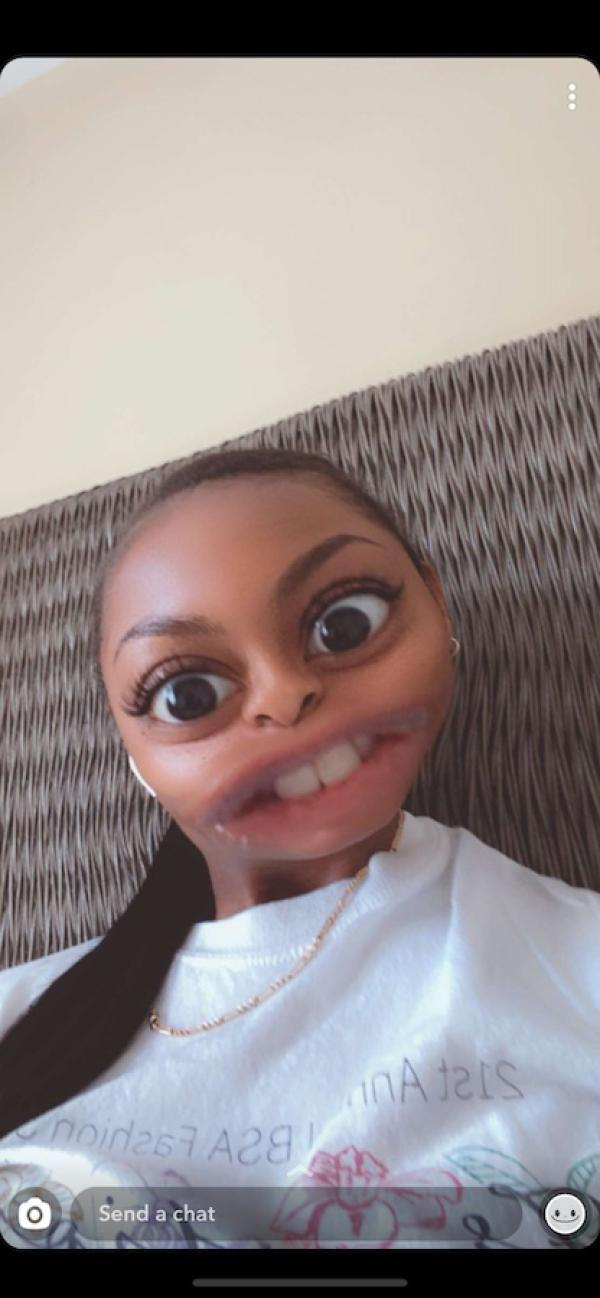
#> input picture barrier_grid_illusion/example/bgi_original.jpg, 600 x 1298 px, given in place of profile_photo.jpg, which was not available
$ jupyter execute --allow-errors verification.ipynb   (shell and % lines are left out)   (text cells are left out)
#> lines starting #> are read from the running program, lines starting #| are printed output that depends on the picture; pictures that were not available may be replaced by others from this repository, and a replacement may not be noted
[cell 1]
import cv2
import numpy as np
import matplotlib.pyplot as plt

[cell 2]
params = {"face": {"proto": 'pose/face/pose_deploy_linevec.prototxt', "model": 'pose/face/pose_iter_116000.caffemodel', "points": 18},
            "coco": {"proto": 'pose/coco/pose_deploy_linevec.prototxt', "model": 'pose/coco/pose_iter_440000.caffemodel', "points": 18},
            "mpi": {"proto": 'pose/mpi/pose_deploy_linevec_faster_4_stages.prototxt', "model": 'pose/mpi/pose_iter_160000.caffemodel', "points": 15}}

def detect_points(img, model, threshold=0):
    (imgheight, imgwidth) = img.shape[:2]
    inp = cv2.dnn.blobFromImage(img, 1.0 / 255, (imgheight, imgwidth), (0, 0, 0), swapRB=False, crop=False)

    # load OpenPose
    net = cv2.dnn.readNetFromCaffe(params[model]["proto"], params[model]["model"])
    net.setInput(inp)
    out = net.forward()

    H, W = out.shape[2:]

    # Extract the pose data points, keep the ones where we are above threshold confidence that they are correct
    points = []
    points_kept = []
    for i in range(params[model]["points"]):
        probMap = out[0, i, :, :]
        minVal, prob, minLoc, point = cv2.minMaxLoc(probMap)

        x = (imgwidth * point[0]) / W
        y = (imgheight * point[1]) / H

        if prob > threshold:
            pt = (int(x), int(y))
            points.append(pt)
            points_kept.append(i)
        else:
            points.append(None)

    return points, points_kept

[cell 3]
MATCH = 1
NO_MATCH = 0

def check_for_match(img1_pts, img2_pts, max_deviation=1):
    # Transform the data points such that the points from both images are centered horizontally and vertically
    y_min1 = min([pt[1] for pt in img1_pts])
    y_min2 = min([pt[1] for pt in img2_pts])
    x_center1 = np.mean([pt[0] for pt in img1_pts])
    x_center2 = np.mean([pt[0] for pt in img2_pts])
    avg_center = np.mean([x_center1, x_center2])
    trans_img1_data = [(avg_center + pt[0] - x_center1, pt[1] - y_min1) for pt in img1_pts]
    trans_img2_data = [(avg_center + pt[0] - x_center2, pt[1] - y_min2) for pt in img2_pts]

    # Plot the datapoints
    fig, ax = plt.subplots(figsize=(3,3))
    ax.set_title("Data Points Superimposed")
    ax.scatter(*zip(*trans_img1_data), color='blue')
    ax.scatter(*zip(*trans_img2_data), color='orange')
    ax.set_ylim(ax.get_ylim()[::-1])
    fig.show()

    # Compute distances between each pair of data points
    dist = lambda pt1, pt2 : ((pt1[0] - pt2[0])**2 + (pt1[1] - pt2[1])**2)**(1/2)
    pt_distances = list(map(dist, trans_img1_data, trans_img2_data))
    #print(pt_distances)

    # Determine if there are any outliers
    mean = np.mean(pt_distances)
    std = np.std(pt_distances)
    #print(mean, std)

    if any(pt_distances < mean - std * max_deviation) or any(pt_distances > mean + std * max_deviation):
        return NO_MATCH

    return MATCH

[cell 4]
profile_img = cv2.imread('example/profile_photo.jpg')
#> profile_img is the input picture: shape (1298, 600, 3); mean B, G, R 136.4, 136.6, 146.4
profile_img_gray = cv2.cvtColor(profile_img, cv2.COLOR_BGR2RGB)

pose_img = cv2.imread('example/pose.jpg')
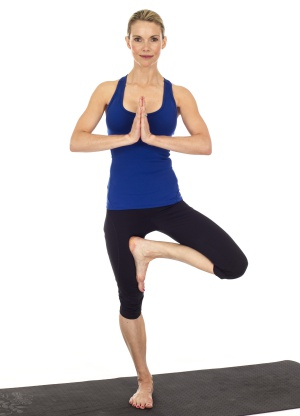
#> input picture profile_photo_verification/example/pose.jpg, 300 x 416 px
#> pose_img is the input picture: shape (416, 300, 3); mean B, G, R 209, 208.2, 212.1
pose_img_gray = cv2.cvtColor(pose_img, cv2.COLOR_BGR2RGB)

verification_img = cv2.imread('example/verification_photo.jpg')
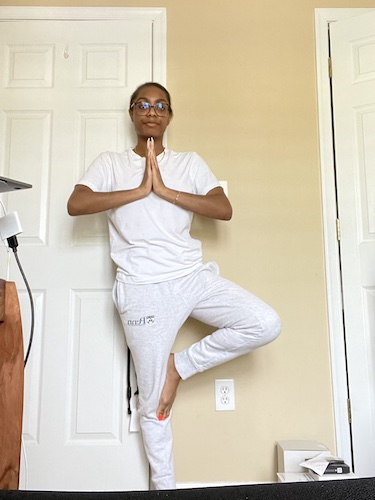
#> input picture profile_photo_verification/example/verification_photo.jpg, 375 x 500 px
#> verification_img is the input picture: shape (500, 375, 3); mean B, G, R 187, 203.8, 212.3
verification_img_gray = cv2.cvtColor(verification_img, cv2.COLOR_BGR2RGB)

bad_verification_img = cv2.imread('example/bad_verification_photo.jpg')
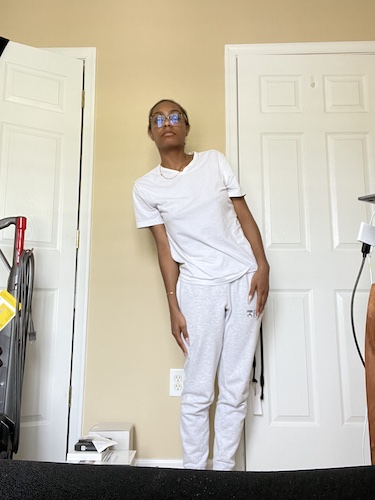
#> input picture profile_photo_verification/example/bad_verification_photo.jpg, 375 x 500 px
#> bad_verification_img is the input picture: shape (500, 375, 3); mean B, G, R 175.4, 189.3, 195.6
bad_verification_img_gray = cv2.cvtColor(verification_img, cv2.COLOR_BGR2RGB)

#> (a cell that did not finish here is left out)
